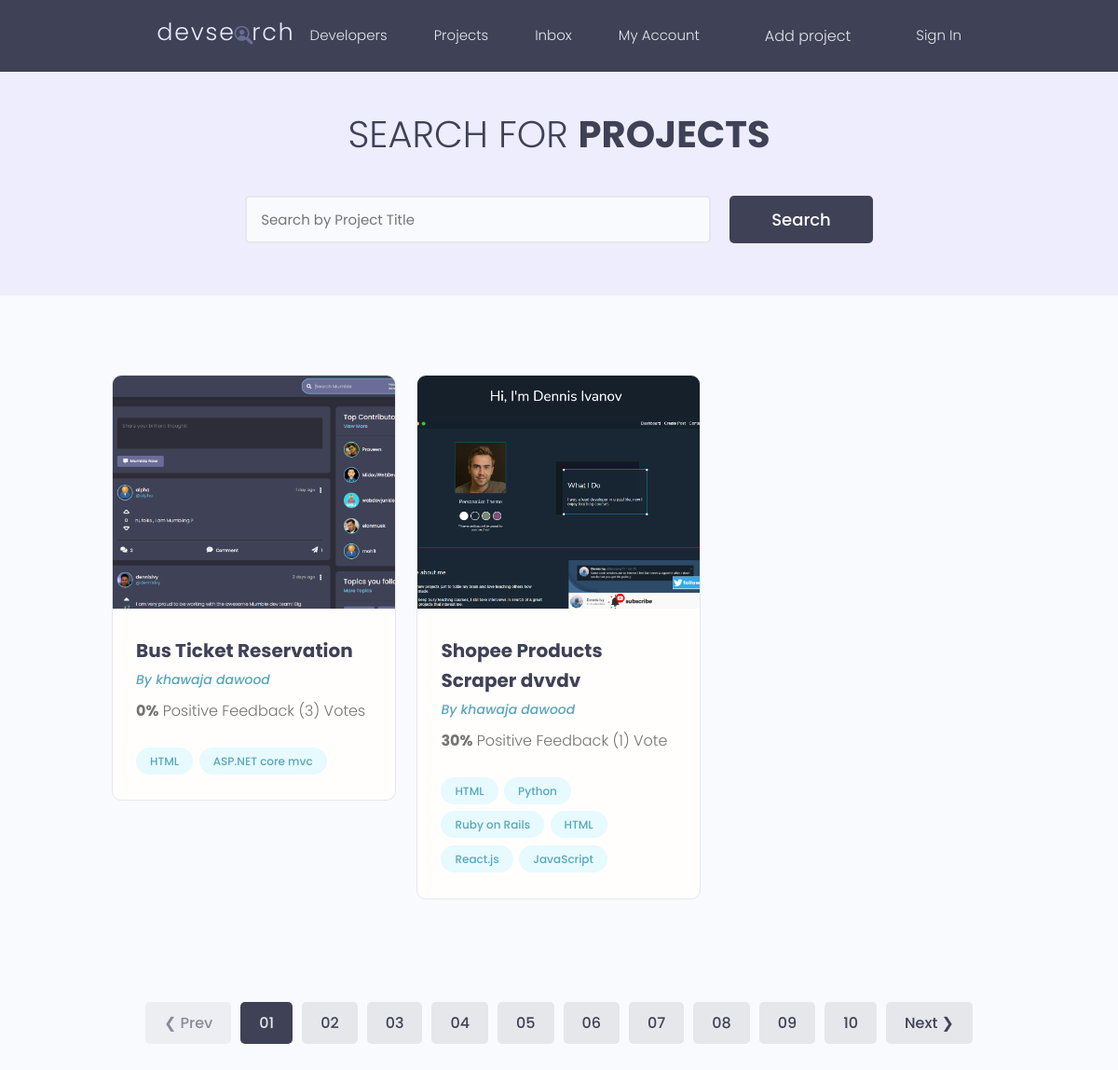
Before: / with the older database file.
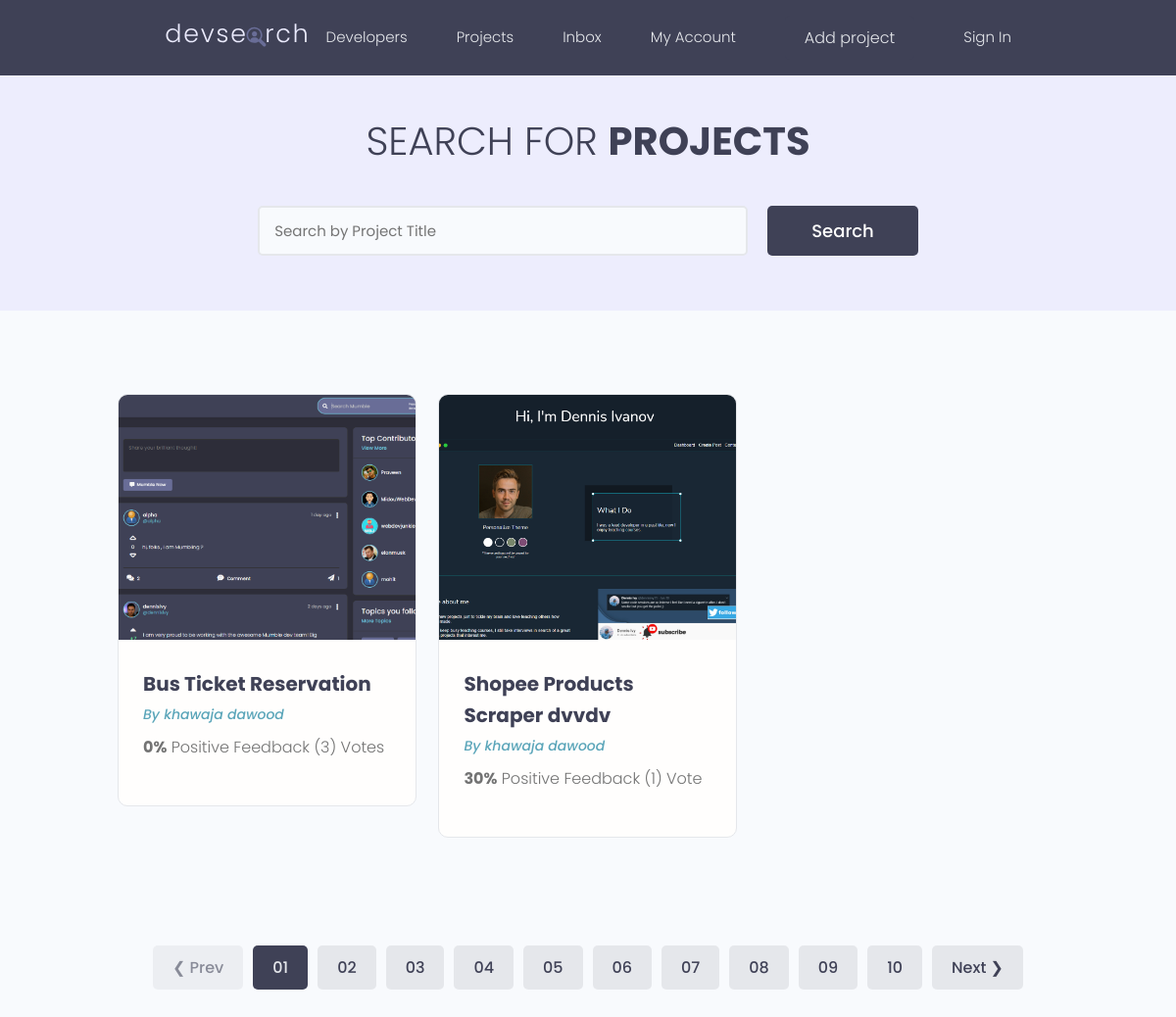
After: the same page with the newer database file.
### projects/models.py (models this page shows, shortened)
class Project(models.Model):
    id = models.UUIDField(default=uuid.uuid4, unique=True, primary_key=True, editable=False)
    title = models.CharField(max_length=150, unique=True)
    developer = models.ForeignKey(Profile, max_length=150, on_delete=models.CASCADE, null=True, blank=True)
    featured_image = models.ImageField(null=True, blank=True, default='default.jpg')
    description = models.TextField(null=True, blank=True)
    demo_link = models.CharField(max_length=200, null=True, blank=True, unique=True)
    source_link = models.CharField(max_length=200, null=True, blank=True, unique=True)
    vote_total = models.IntegerField(default=0)
    vote_ratio = models.IntegerField(default=0)
    created = models.DateTimeField(auto_now_add=True)
    tags = models.ManyToManyField('Tag', blank=True)
    active = models.BooleanField(default=True)
    @property
    def imageURL(self):
        try:
            img = self.featured_image.url
        except ValueError:
            img = ''
        return img

class MyUser(AbstractUser):
    roles = (
        ('Student', 'Student'),
        ('Developer', 'Developer'),
        ('Teacher', 'Teacher'),
        ('Admin', 'Admin'),
    )
    id = models.UUIDField(default=uuid.uuid4, unique=True, primary_key=True, editable=False)
    registration_number = models.CharField(max_length=150, unique=True)
    username = models.CharField(max_length=150, unique=True)
    email = models.EmailField(unique=True)
    first_name = models.CharField(max_length=150, blank=True, null=True)
    last_name = models.CharField(max_length=150, blank=True, null=True)
    phone_number = models.PositiveIntegerField(null=True, blank=True)
    user_title = models.CharField(max_length=100, default='Student', help_text='Like Node.js, Python, ROR or Django developer')
    user_roles = models.CharField(max_length=100, default='Student', choices=roles, help_text='By Default is Student. Developer, Teacher, Student')
    about = models.TextField(max_length=300, blank=True, null=True)
    is_staff = models.BooleanField(default=False, verbose_name='Staff',
                                   help_text='Designates whether the user can log into this admin site.',
                                   )
    is_active = models.BooleanField(default=True, verbose_name='Active',
                                    help_text='Designates whether this user should be treated as active. '
                                              'Unselect this instead of deleting accounts.')
    tags = models.ManyToManyField('Tag', blank=True)
    created = models.DateTimeField(auto_now_add=True)
    updated = models.DateTimeField(auto_now=True)
    objects = CustomUserManager()
    EMAIL_FIELD = 'email' """=============================+++++++++++++++++++++============================="""
    USERNAME_FIELD = 'registration_number'
    REQUIRED_FIELDS = ['email', 'username']

class Tag(models.Model):
    name = models.CharField(max_length=200, unique=True)
    id = models.UUIDField(default=uuid.uuid4, unique=True, primary_key=True, editable=False)
    created = models.DateTimeField(auto_now_add=True)
    active = models.BooleanField(default=True)

### users/models.py (models this page shows, shortened)
class Profile(models.Model):
    user = models.OneToOneField(settings.AUTH_USER_MODEL, on_delete=models.CASCADE, null=True, blank=True)
    bio = models.TextField(blank=True, null=True)
    location = models.CharField(max_length=150, null=True, blank=True)
    profile_image = models.ImageField(upload_to='profile-pics/', default='profile-pics/user-default.png', blank=True, null=True)
    social_github = models.URLField(blank=True, null=True)
    social_linkedin = models.URLField(blank=True, null=True)
    social_stackoverflow = models.URLField(blank=True, null=True)
    social_twitter = models.URLField(blank=True, null=True)
    social_website = models.URLField(blank=True, null=True)
    id = models.UUIDField(default=uuid.uuid4, unique=True, primary_key=True, editable=False)
    created = models.DateTimeField(auto_now_add=True)
    updated = models.DateTimeField(auto_now=True)
    is_active = models.BooleanField(default=True, verbose_name='Active',
                                    help_text='Designates whether this profile should be treated as active. '
                                              'Unselect this instead of deleting accounts.')

### projects/views.py (the view)
# urls.py: path('', include('projects.urls')),
def projects(request):
    project_obj = Project.objects.filter(active=True)
    context = {'projects': project_obj}
    return render(request=request, template_name='projects/projects.html', context=context)

### projects/templates/projects/projects.html (shortened to what this page needs)
{% extends 'main.html' %}
{% block content %}
    <main class="projects">
        <section class="hero-section text-center">
            <div class="container container--narrow">
                <div class="hero-section__box">
                  <h2>Search for <span>Projects</span></h2>
                </div>
                <div class="hero-section__search">
                      <form class="form" action="#" method="get">
                            <div class="form__field">
                                <input class="input input--text" id="formInput#search" type="text" name="text"
                                       placeholder="Search by Project Title" />
                            </div>
                          <input class="btn btn--sub btn--lg" type="submit" value="Search" />
                      </form>
                </div>
            </div>
        </section>
    <section class="projectsList">
        <div class="container">
            <div class="grid grid--three">
                {% for project in projects %}
                    <div class="column">
                        <div class="card project">
                            <a href="{% url 'project' project.id %}" class="project">
                                <img class="project__thumbnail" src="{{ project.imageURL}}" alt="project thumbnail" />
                                <div class="card__body">
                                    <h3 class="project__title">{{ project.title}}</h3>
                                    <p><a class="project__author" href="{% url 'profile' project.developer.id %}">By {{ project.developer.user.get_full_name }}</a></p>
                                    <p class="project--rating">
                                        <span style="font-weight: bold;">{{project.vote_ratio}}%</span> Positive
                                    Feedback ({{project.vote_total}}) Vote{{project.vote_total|pluralize:"s"}}
                                    </p>
                                    <div class="project__tags">
                                        {% for tag in project.tags.all %}
                                            <span class="tag tag--pill tag--main">
                                                <small>{{ tag.name }}</small>
                                            </span>
                                        {% endfor %}
                                    </div>
                                </div>
                            </a>
                        </div>
                    </div>
                {% endfor %}
        </div>
      </div>
    </section>
    <div class="pagination">
      <ul class="container">
        <li><a href="#" class="btn btn--disabled">&#10094; Prev</a></li>
        <li><a href="#" class="btn btn--sub">01</a></li>
        <li><a href="#" class="btn">02</a></li>
        <li><a href="#" class="btn">03</a></li>
        <li><a href="#" class="btn">04</a></li>
        <li><a href="#" class="btn">05</a></li>
        <li><a href="#" class="btn">06</a></li>
        <li><a href="#" class="btn">07</a></li>
        <li><a href="#" class="btn">08</a></li>
        <li><a href="#" class="btn">09</a></li>
        <li><a href="#" class="btn">10</a></li>
        <li><a href="#" class="btn">Next &#10095;</a></li>
      </ul>
    </div>
  </main>
{% endblock content %}

Changed rows visible on the page:
removed Tag: name "HTML"
removed Tag: name "ASP.NET core mvc", shown under Project "Bus Ticket Reservation"
removed Tag: name "HTML", shown under Project "Shopee Products Scraper dvvdv"
removed Tag: name "Python", shown under Project "Shopee Products Scraper dvvdv"
removed Tag: name "Ruby on Rails", shown under Project "Shopee Products Scraper dvvdv"
removed Tag: name "React.js", shown under Project "Shopee Products Scraper dvvdv"
removed Tag: name "JavaScript", shown under Project "Shopee Products Scraper dvvdv"
